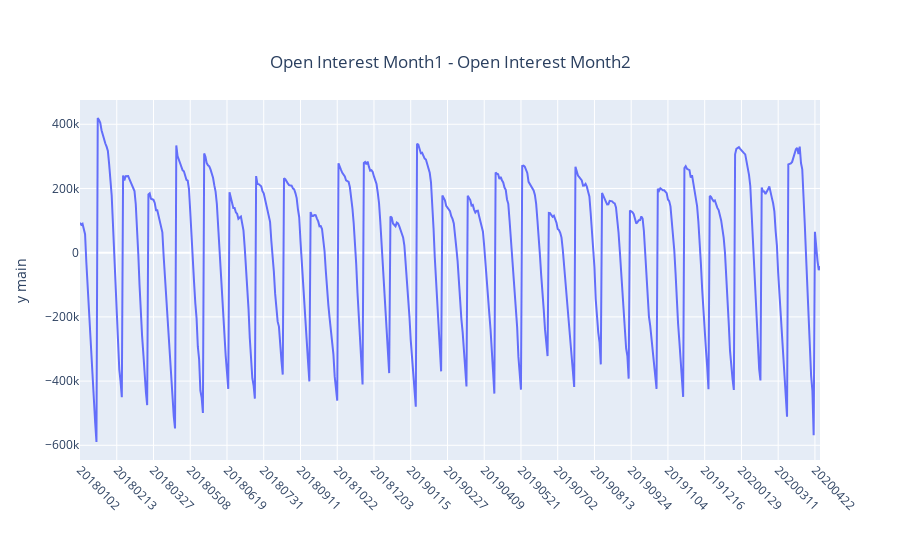

Notebook cell for this chart:
### Code cell
iplot(plotly_plot(df_in=dfb[['settle_date','oi_diff']],x_column='settle_date',plot_title='Open Interest Month1 - Open Interest Month2'))

### Figure 1 — Plotly figure (JSON) as saved in the notebook; plotly's stock layout.template omitted (floating-point values rounded to 4 significant figures; data arrays with more than 128 entries replaced by an {"elided": "..."} marker saying what was removed)
{"data": [{"name": "oi_diff", "type": "scatter", "x": {"elided": "585 int values"}, "y": {"elided": "585 int values"}, "yaxis": "y"}], "layout": {"margin": {"b": 100}, "title": {"text": "Open Interest Month1 - Open Interest Month2", "x": 0.5, "xanchor": "center", "y": 0.9, "yanchor": "top"}, "xaxis": {"tickangle": 45, "ticktext": [20180102, 20180213, 20180327, 20180508, 20180619, 20180731, 20180911, 20181022, 20181203, 20190115, 20190227, 20190409, 20190521, 20190702, 20190813, 20190924, 20191104, 20191216, 20200129, 20200311, 20200422], "tickvals": [20180102, 20180213, 20180327, 20180508, 20180619, 20180731, 20180911, 20181022, 20181203, 20190115, 20190227, 20190409, 20190521, 20190702, 20190813, 20190924, 20191104, 20191216, 20200129, 20200311, 20200422], "type": "category"}, "yaxis": {"title": {"text": "y main"}}, "yaxis2": {"overlaying": "y", "side": "right", "title": {"text": "y alt"}}}}
